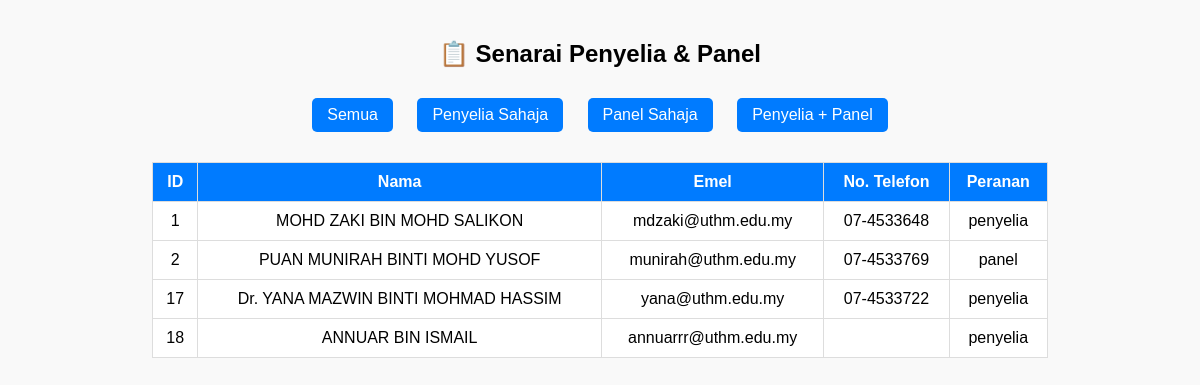
The app's page /senarai_penyelia_panel.php (signed in) with its own data.
### tables this page shows
CREATE TABLE `penyelia` (
  `id_penyelia` int(11) NOT NULL,
  `kata_laluan` varchar(255) NOT NULL,
  `nama_penyelia` varchar(100) NOT NULL,
  `email` varchar(100) DEFAULT NULL,
  `course` varchar(100) DEFAULT NULL,
  `profile_image` varchar(255) DEFAULT NULL,
  `jawatan` varchar(100) DEFAULT NULL,
  `telefon` varchar(20) DEFAULT NULL,
  `jabatan` varchar(255) DEFAULT NULL,
  `pautan_cv` varchar(255) DEFAULT NULL,
  `kuota` int(11) DEFAULT 5,
  `bidang_kepakaran` varchar(255) DEFAULT NULL,
  `role` varchar(50) NOT NULL DEFAULT 'penyelia'
);

### senarai_penyelia_panel.php (the view, shortened to what this page needs)
<?php
require_once 'config.php';
$filter = $_GET['filter'] ?? 'semua';
switch ($filter) {
    default:
        $sql = "SELECT * FROM penyelia";
}
$result = $conn->query($sql);
?>
<!DOCTYPE html>
<html lang="ms">
<head>
    <link rel="stylesheet" href="style.css">
</head>
<body>
    <h2>📋 Senarai Penyelia & Panel</h2>
    <div class="container">
        <a href="?filter=semua" class="filter-btn">Semua</a>
        <a href="?filter=penyelia" class="filter-btn">Penyelia Sahaja</a>
        <a href="?filter=panel" class="filter-btn">Panel Sahaja</a>
        <a href="?filter=dua" class="filter-btn">Penyelia + Panel</a>
    </div>
    <table>
        <tr>
            <th>ID</th>
            <th>Nama</th>
            <th>Emel</th>
            <th>No. Telefon</th>
            <th>Peranan</th>
        </tr>
        <?php if ($result && $result->num_rows > 0): ?>
            <?php while ($row = $result->fetch_assoc()): ?>
                <tr>
                    <td><?= htmlspecialchars($row['id_penyelia']) ?></td>
                    <td><?= htmlspecialchars($row['nama_penyelia']) ?></td>
                    <td><?= htmlspecialchars($row['email']) ?></td>
                    <td><?= htmlspecialchars($row['telefon']) ?></td>
                    <td><?= htmlspecialchars($row['role']) ?></td>
                </tr>
            <?php endwhile; ?>
        <?php else: ?>
            <tr><td colspan="5">Tiada rekod ditemui.</td></tr>
        <?php endif; ?>
    </table>
</body>
</html>

### senarai_penyelia_panel.php (style rules this page uses)
body { font-family: Arial; margin: 40px; background: #f9f9f9; }
h2 { text-align: center; }
table { width: 80%; margin: auto; border-collapse: collapse; background: white; }
th, td { padding: 10px; border: 1px solid #ddd; text-align: center; }
th { background: #007bff; color: white; }
.filter-btn { display: inline-block; margin: 10px; padding: 8px 15px; background: #007bff; color: white; text-decoration: none; border-radius: 5px; }
.container { text-align: center; margin-bottom: 20px; }

### records on screen
penyelia: id_penyelia "1", nama_penyelia "MOHD ZAKI BIN MOHD SALIKON", email "mdzaki@uthm.edu.my", telefon "07-4533648", role "penyelia"
penyelia: id_penyelia "2", nama_penyelia "PUAN MUNIRAH BINTI MOHD YUSOF", email "munirah@uthm.edu.my", telefon "07-4533769", role "panel"
penyelia: id_penyelia "17", nama_penyelia "Dr. YANA MAZWIN BINTI MOHMAD HASSIM", email "yana@uthm.edu.my", telefon "07-4533722", role "penyelia"
penyelia: id_penyelia "18", nama_penyelia "ANNUAR BIN ISMAIL", email "annuarrr@uthm.edu.my", role "penyelia"
